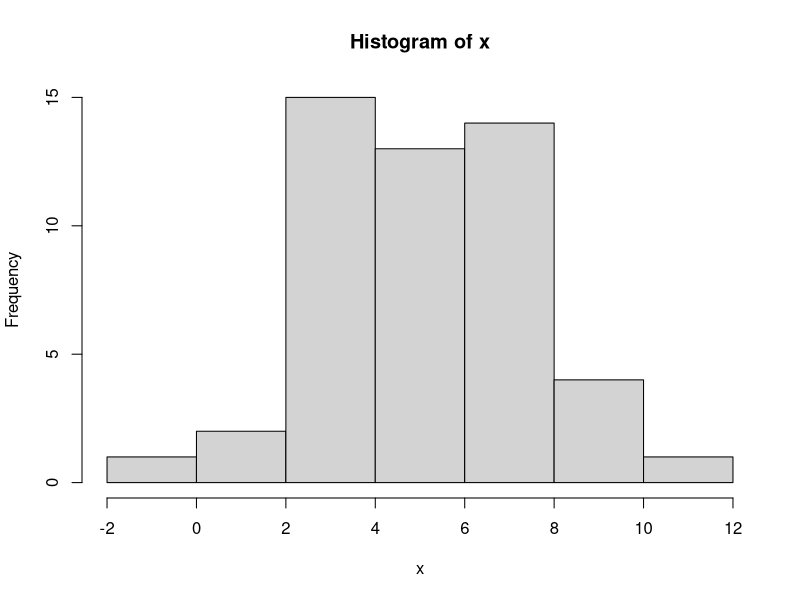
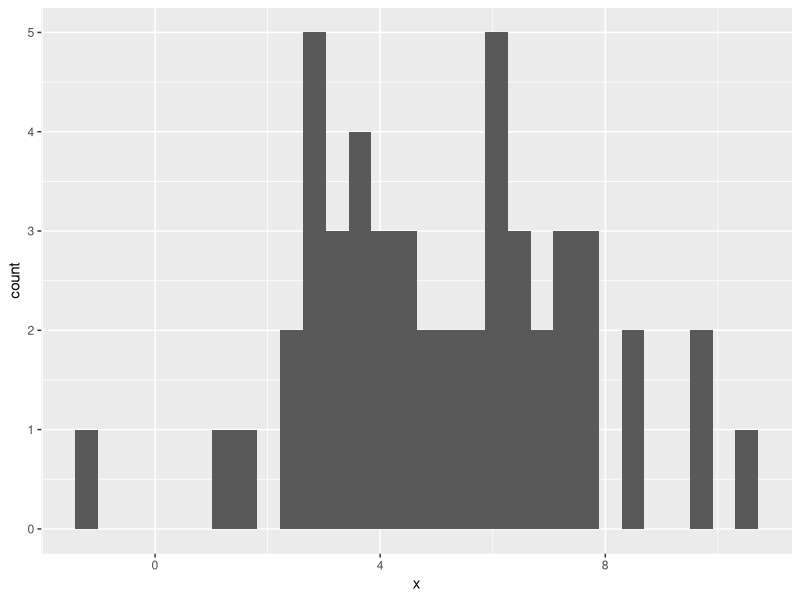
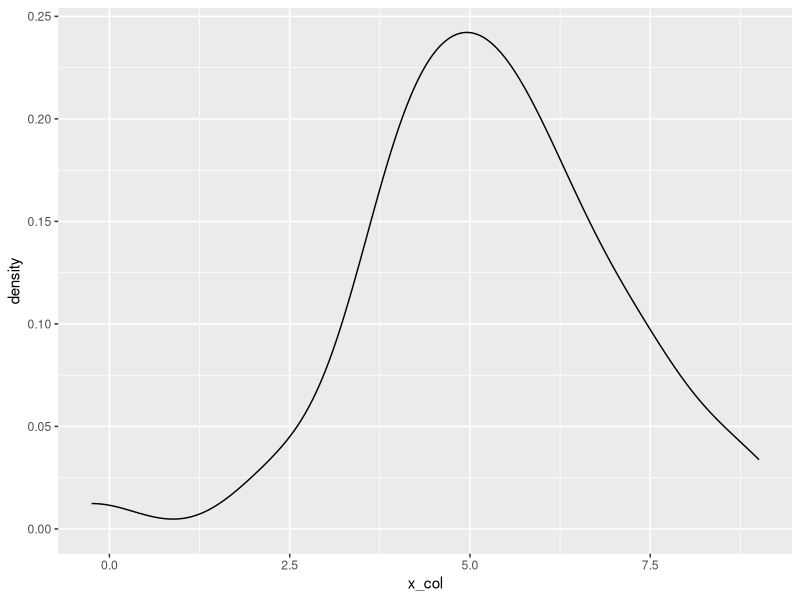
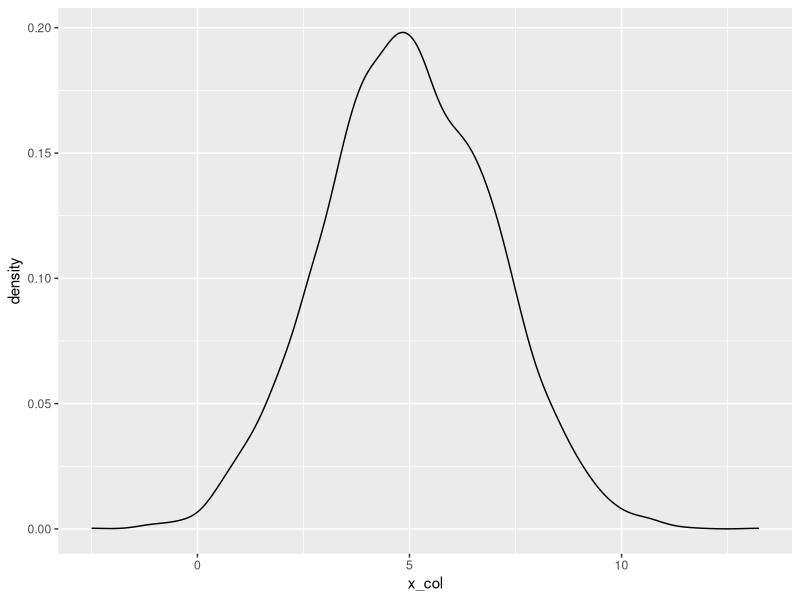
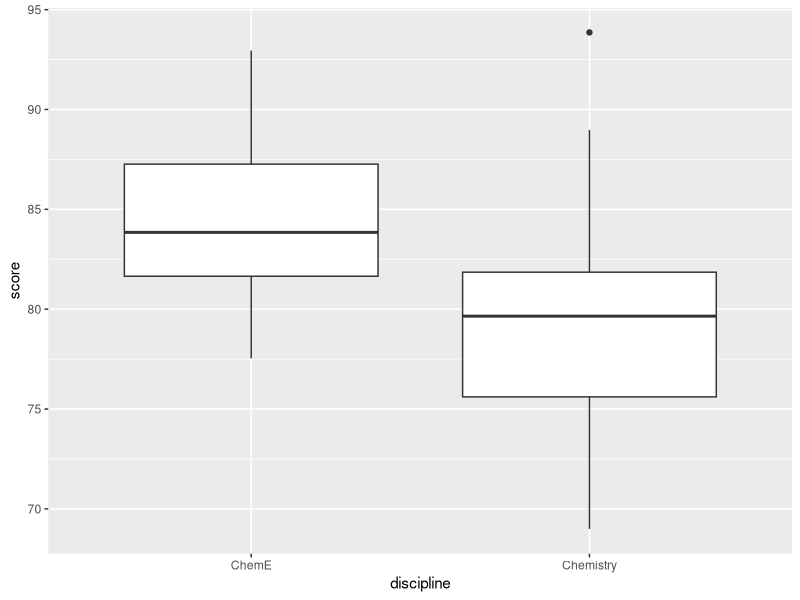
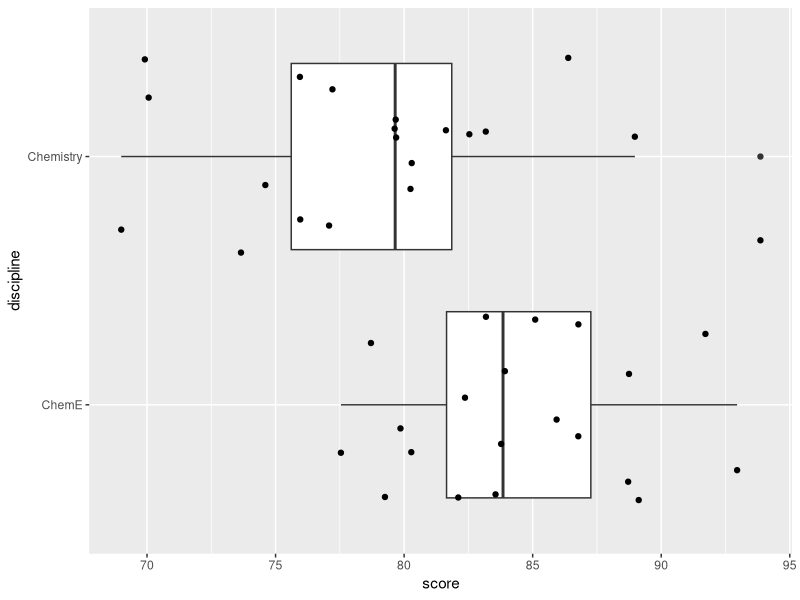

The R script that drew these images, in order:
## ---- chunk 1
knitr::opts_chunk$set(echo = TRUE)

library(tidyverse)
## ---- chunk 2
num <- 50
mu <- 5
stdev <- 2

x <- rnorm(n = num, mean = mu, sd = stdev)
hist(x)


## ---- chunk 3
num <- 50
mu <- 5
stdev <- 2

x_vec <- rnorm(n = num, mean = mu, sd = stdev)
x_df <- tibble(x_col = x_vec)

ggplot(data = x_df, mapping = aes(x = x)) +
  geom_histogram()

## ---- chunk 4

num <- 50
mu <- 5
stdev <- 2

x_vec <- rnorm(n = num, mean = mu, sd = stdev)
x_df <- tibble(x_col = x_vec)



ggplot(data = x_df, mapping = aes(x = x_col)) +
  geom_density()


## ---- chunk 5

num <- 5000
mu <- 5
stdev <- 2

x_vec <- rnorm(n = num, mean = mu, sd = stdev)
x_df <- tibble(x_col = x_vec)



ggplot(data = x_df, mapping = aes(x = x_col)) +
  geom_density()


## ---- chunk 6


## ---- chunk 7
group_size <- 20
chem_e_scores <- rnorm(n = group_size, mean = 85, sd = 4)
chem_scores <- rnorm(n = group_size, mean = 78, sd = 6)


data_df <- tibble(
  discipline = rep(c("ChemE", "Chemistry"), each = group_size),
  score = c(chem_e_scores, chem_scores)
)

data_df %>% 
  ggplot(aes(x = discipline, y = score)) +
  geom_boxplot()

## ---- chunk 8

data_df %>% 
  ggplot(aes(x = score, y = discipline)) +
  geom_boxplot() +
  geom_jitter()

